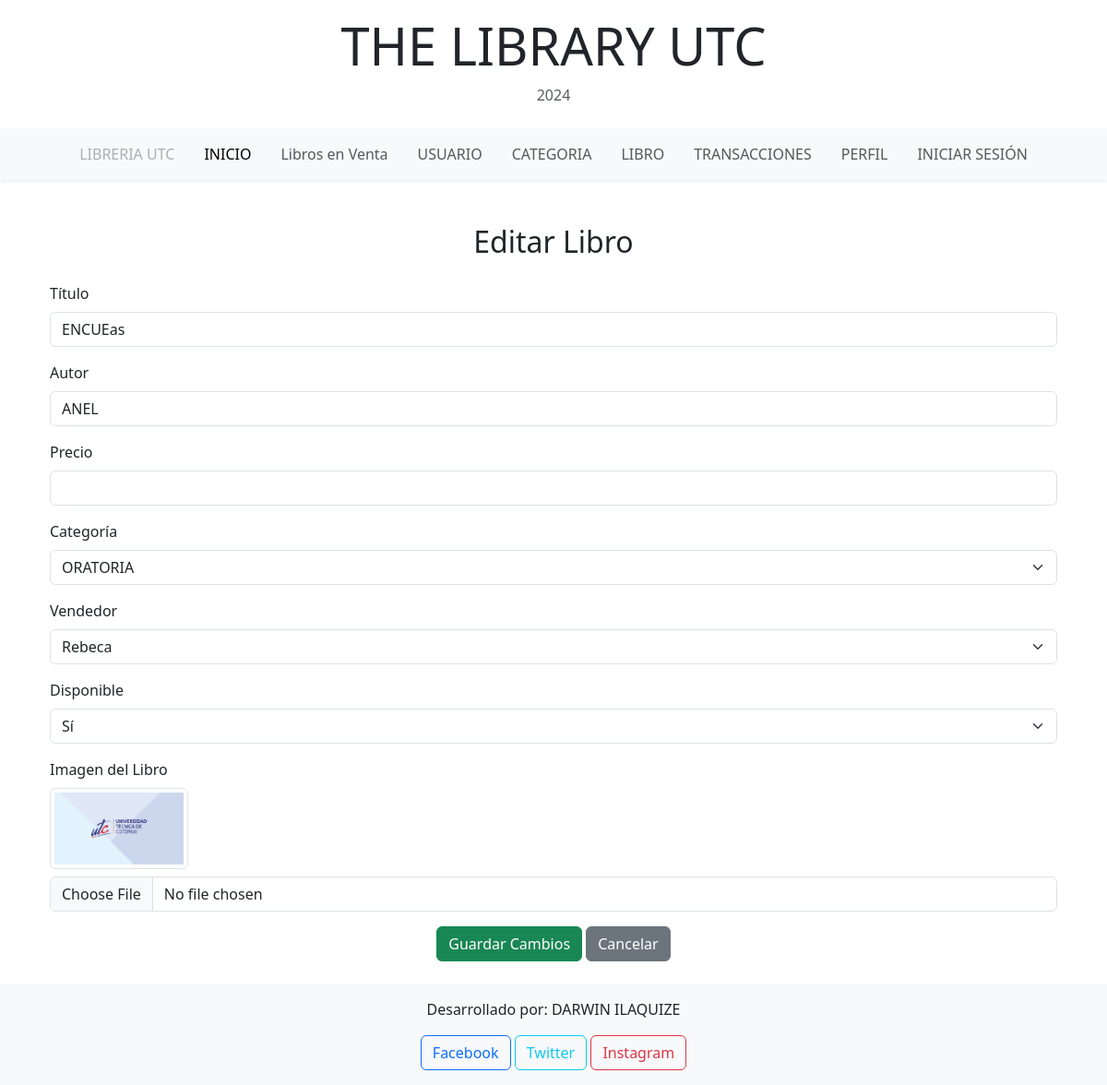
/libro/editarLibro/1/, run on the app's committed database.
### Aplicaciones/libros/models.py (models this page shows, shortened)
class Libro(models.Model):
    titulo = models.CharField(max_length=255)
    autor = models.CharField(max_length=255)
    precio = models.DecimalField(max_digits=10, decimal_places=2)
    imagen = models.ImageField(upload_to='libros/', null=True, blank=True)
    categoria = models.ForeignKey(Categoria, on_delete=models.CASCADE, related_name='libros')
    vendedor = models.ForeignKey(User, on_delete=models.CASCADE, related_name='libros_en_venta')
    disponible = models.BooleanField(default=True)

class Categoria(models.Model):
    nombre = models.CharField(max_length=50)

### Aplicaciones/libros/views.py (the view)
# urls.py: path('libro/editarLibro/<int:id>/', views.editarLibro, name='editarLibro'),
def editarLibro(request, id):
    libro = Libro.objects.get(id=id)
    categorias = Categoria.objects.all()
    vendedores = User.objects.filter(perfil__rol='Vendedor')  # Filtra solo los vendedores
    return render(request, 'libros/editarLibro.html', {
        'libro': libro,
        'categorias': categorias,
        'vendedores': vendedores
    })

### Aplicaciones/libros/templates/libros/editarLibro.html (shortened to what this page needs)
{% extends "plantilla.html" %}
{% block contenido %}
<div class="container mt-4">
    <h2 class="text-center mb-4">Editar Libro</h2>
    <form action="{% url 'actualizarLibro' libro.id %}" method="post" enctype="multipart/form-data">
        <div class="mb-3">
            <label for="titulo" class="form-label">Título</label>
            <input type="text" class="form-control" id="titulo" name="titulo" value="{{ libro.titulo }}" required>
        </div>
        <div class="mb-3">
            <label for="autor" class="form-label">Autor</label>
            <input type="text" class="form-control" id="autor" name="autor" value="{{ libro.autor }}" required>
        </div>
        <div class="mb-3">
            <label for="precio" class="form-label">Precio</label>
            <input type="number" step="0.01" class="form-control" id="precio" name="precio" value="{{ libro.precio }}" required>
        </div>
        <div class="mb-3">
            <label for="categoria" class="form-label">Categoría</label>
            <select class="form-select" id="categoria" name="categoria" required>
                {% for categoria in categorias %}
                    <option value="{{ categoria.id }}" {% if categoria.id == libro.categoria.id %}selected{% endif %}>
                        {{ categoria.nombre }}
                    </option>
                {% endfor %}
            </select>
        </div>
        <div class="mb-3">
            <label for="vendedor" class="form-label">Vendedor</label>
            <select class="form-select" id="vendedor" name="vendedor" required>
                {% for usuario in vendedores %}
                    <option value="{{ usuario.id }}" {% if usuario.id == libro.vendedor.id %}selected{% endif %}>
                        {{ usuario.username }}
                    </option>
                {% endfor %}
            </select>
        </div>
        <div class="mb-3">
            <label for="disponible" class="form-label">Disponible</label>
            <select class="form-select" id="disponible" name="disponible" required>
                <option value="True" {% if libro.disponible %}selected{% endif %}>Sí</option>
            </select>
        </div>
        <div class="mb-3">
            <label for="imagen" class="form-label">Imagen del Libro</label>
            {% if libro.imagen %}
                <div class="mb-2">
                    <img src="{{ libro.imagen.url }}" alt="Imagen actual" class="img-thumbnail" style="width: 150px; height: auto;">
                </div>
            {% endif %}
            <input type="file" class="form-control" id="imagen" name="imagen">
        </div>
        <div class="text-center">
            <button type="submit" class="btn btn-success">Guardar Cambios</button>
            <a href="" class="btn btn-secondary">Cancelar</a>
        </div>
    </form>
</div>
{% endblock %}

### Aplicaciones/libros/static/css/estilo.css (style rules this page uses)
body { background: url('https://www.transparenttextures.com/patterns/old-map.png'); height: 100vh; background-size: cover; background-attachment: fixed; }

### data on the page
Libro: titulo "ENCUEas", autor "ANEL", categoria "ORATORIA", vendedor "Rebeca", disponible "Sí", imagen (picture)
